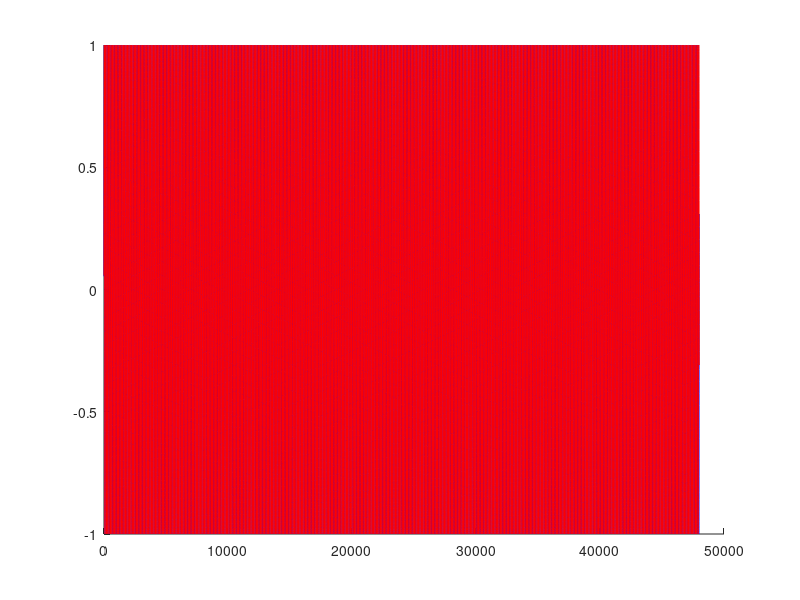
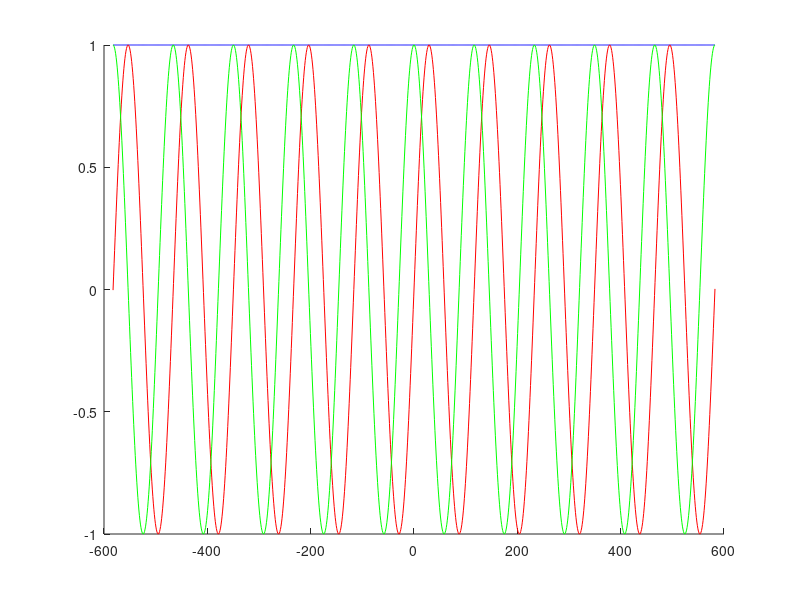
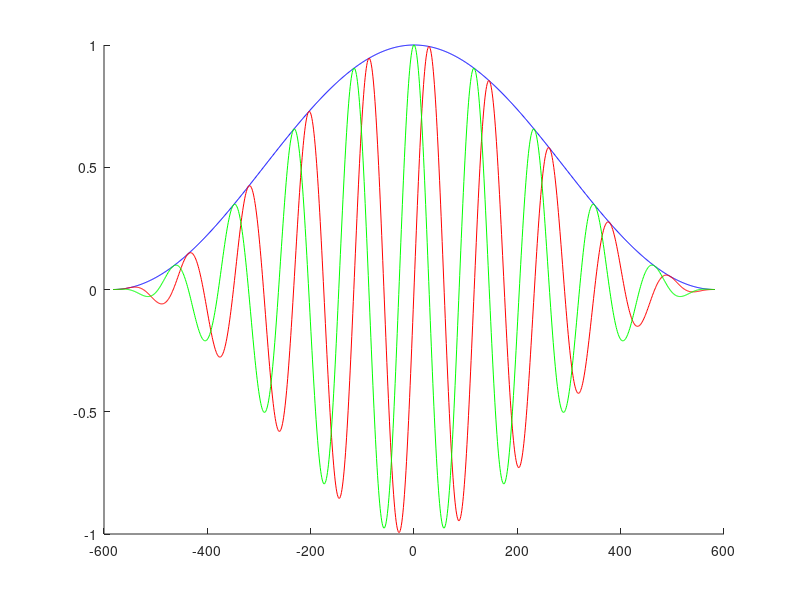
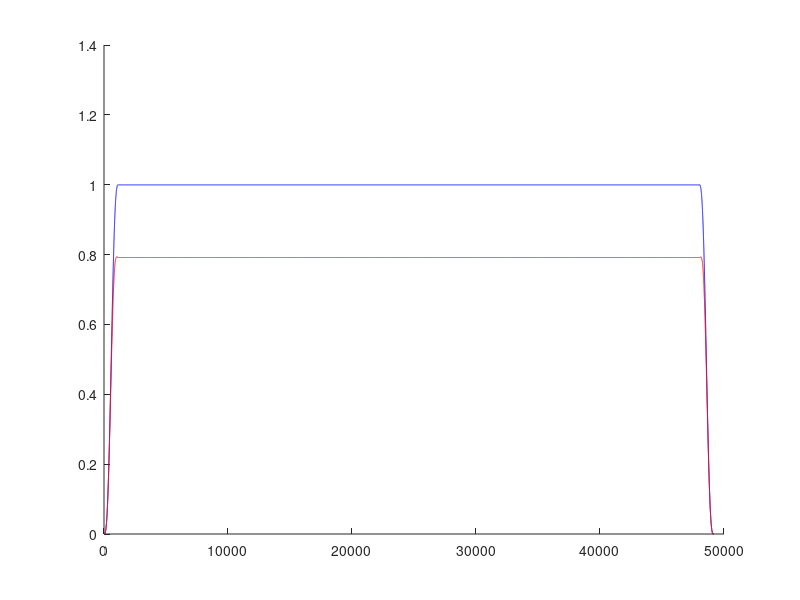

These figures' MATLAB source, in order:
fs = 48000; % sample frequncy
x = 1:fs; % sample size

% 1 = 1st harmonic, fundamental
% 2 = 2nd harmonic, one octave
% 3 = 3nd harmonic, one octave + and a fifth
% 4 = 4th harmonic, two octaves
% 5 = 5th harmonic, two octaves + a major third
% etc

harmonic = 5;

f_expected = 82.41 * harmonic; % frequency to analyze, low E guitarr

p = 10; % number of periods
ws = round(p * fs / f_expected); % window size

latency_time = ws / fs
latency_samples = ws

w = -ws / 2:ws / 2; % windw

f = 82.41 * harmonic;
data = sin(2 * pi * f * x / fs);

f2 = 87.31 * harmonic;
data2 = sin(2 * pi * f2 * x / fs);

% complex representation
sin_cos = sin(2 * pi * f_expected * w / fs) + j * cos(2 * pi * f_expected * w / fs);

han = hanning(ws + 1)';
sin_cos_han = (sin_cos .* han); % element by element

c = conv(data, sin_cos_han);
c2 = conv(data2, sin_cos_han);

figure(1);
clf;
hold on;
plot(data, '-b');
plot(data2, '-r');
hold off;

figure(2);
clf;
hold on;
plot(w, abs(sin_cos), '-b');
plot(w, real(sin_cos), '-r');
plot(w, imag(sin_cos), '-g');
hold off;

figure(3);
clf;
hold on;
plot(w, abs(sin_cos_han), '-b');
plot(w, real(sin_cos_han), '-r');
plot(w, imag(sin_cos_han), '-g');
hold off;

figure(4);
clf;
hold on;
plot(4 * abs(c) / ws, '-b');
plot(4 * abs(c2) / ws, '-r');
hold off;
